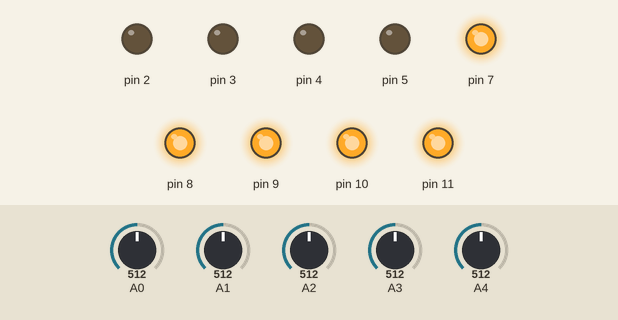
Simulated run of this sketch. Board: Arduino Uno, built with avr-gcc and run on an emulated ATmega328P. On the bench: output pins drawn as LEDs (lit = HIGH). The test bench sets the inputs (shaded band); at power-on: A1 = 512, A0 = 512, A2 = 512, A3 = 512, A4 = 512.

Above: at 1.2 s.
1.3 s: A1 set to 106
2.8 s: A1 set to 95
At 3.8 s:
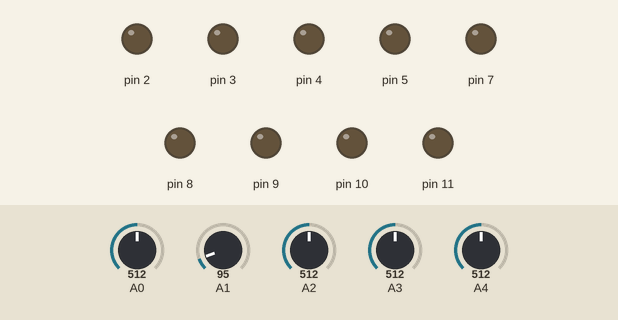
4.3 s: A1 set to 306
At 4.9 s:
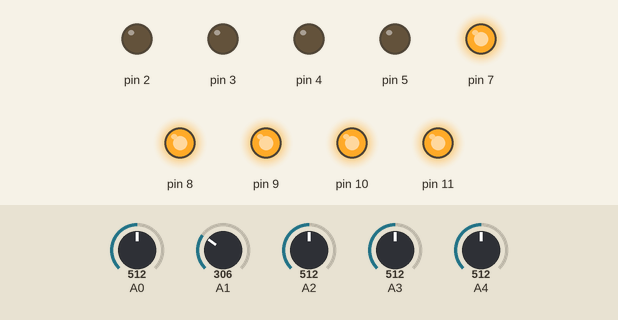
5.8 s: A1 set to 90
At 7.2 s:
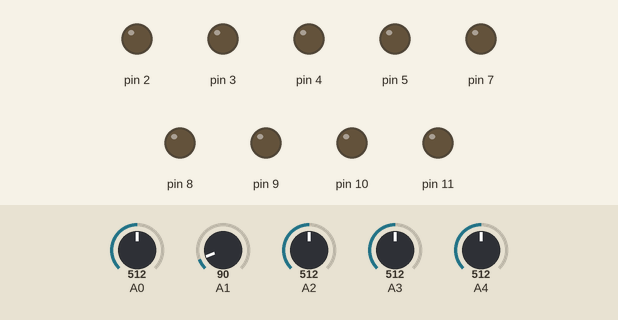
Timing chart, 0 to 8.3 s (numbered marks = the images above; inputs shaded):
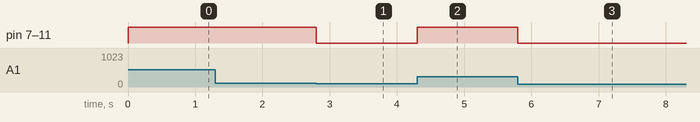

Measured:
- the behaviour switches between 100 and 99 on A1 (found by bisection; images 0 and 1)
- after the input at 1.3 s, every drawn part: stays the same
- after the input at 2.8 s, pin 7–11: HIGH → LOW at once
- after the input at 4.3 s, pin 7–11: LOW → HIGH at once
- after the input at 5.8 s, pin 7–11: HIGH → LOW at once

The sketch:

Linetracer.ino
```cpp
void setup() {

 // pinMode(A1, INPUT);
  //pinMode(A2, INPUT);
 // pinMode(A3, INPUT);
 // pinMode(A4, INPUT);
  //pinMode(A0, INPUT);
  pinMode(0, OUTPUT);
  pinMode(1, OUTPUT);
  pinMode(2, OUTPUT);
  pinMode(3, OUTPUT);
  pinMode(4, OUTPUT);
  pinMode(5, OUTPUT);
  pinMode(7, OUTPUT);
  pinMode(8, OUTPUT);
  pinMode(9, OUTPUT);
  pinMode(10, OUTPUT);
  pinMode(11, OUTPUT);
Serial.begin(9600);

}

void loop()
{
  int el = analogRead(A1);
  int l = analogRead(A2);
  int m = analogRead(A3);
  int r = analogRead(A4);
  int er = analogRead(A0);


  if (el <100){
	digitalWrite(11, LOW);
  }
  else {
	digitalWrite(11, HIGH);
  }
 if (el <100){
	digitalWrite(10, LOW);
 }
  else {
	digitalWrite(10, HIGH);
  }
 if (el <100){
	digitalWrite(9, LOW);
 }
  else {
	digitalWrite(9, HIGH);
  }
 if (el <100){
	digitalWrite(8, LOW);
 }
  else {
	digitalWrite(8, HIGH);
  }
 if (el <100){
	digitalWrite(7, LOW);
 }
  else {
	digitalWrite(7, HIGH);
  }
}
```
